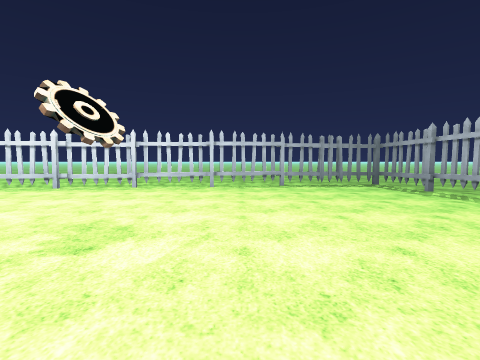
view 1 (above)

20 first-person views from a walk through a Unity game level. The camera is 1.4 m above the floor, tilts 4° down and sees 85° across. Doors are open. The floor is counted in squares, 2.05 m on a side. Each view is taken from the middle of a square. On the plan, view 1 faces up. The plan holds only what a view shows up to about 9 squares ahead; the rest is blank. The place goes on beyond the plan. The terrain is drawn as flat ground. The player is left out. Some animated figures are not drawn. Some surface patterns are stand-ins.

view 2
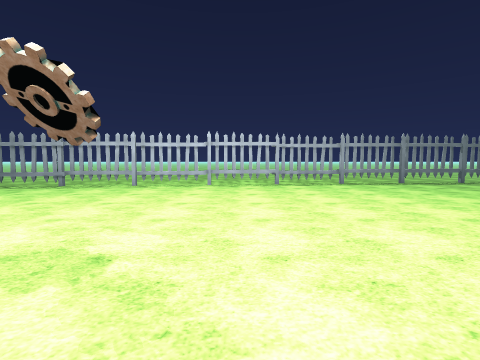

view 3
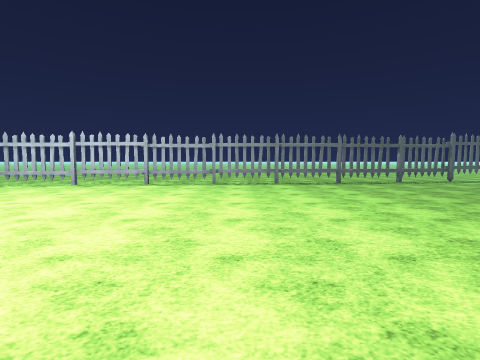

view 4
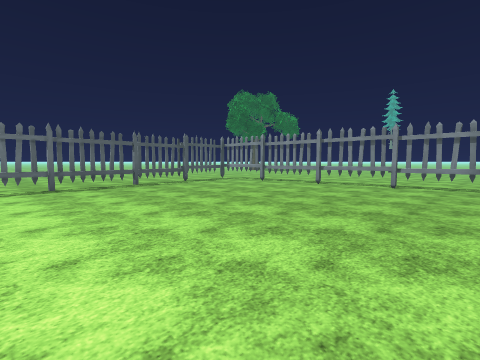

view 5
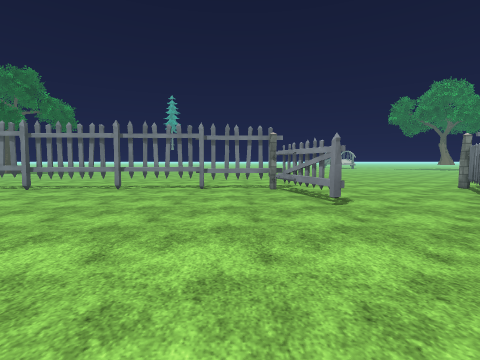

view 6
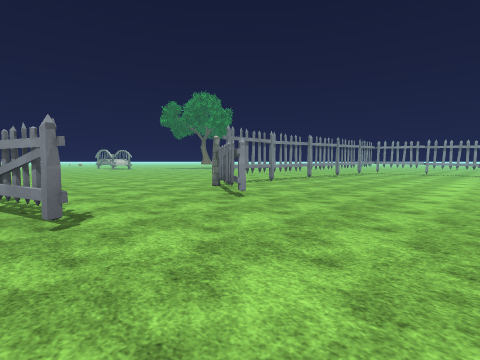

view 7
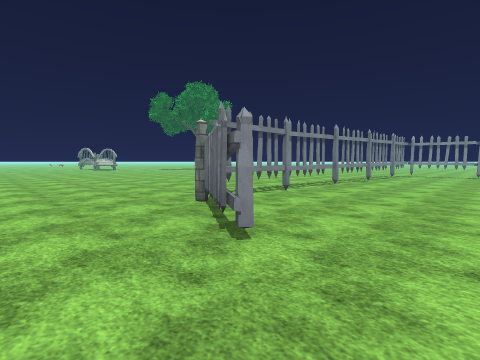

view 8
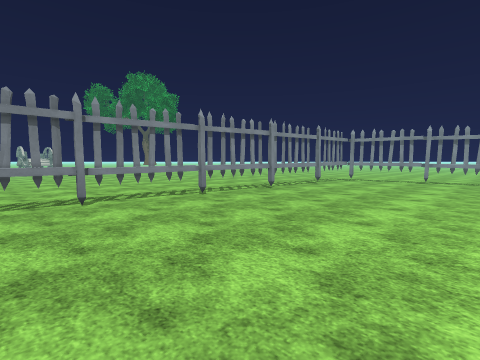

view 9
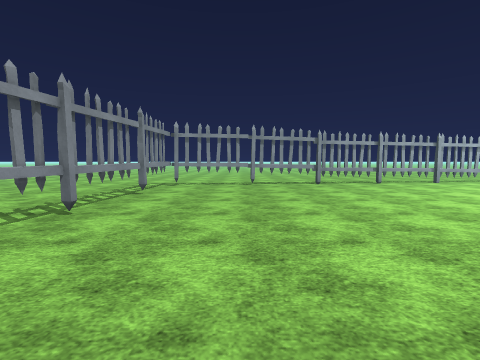

view 10
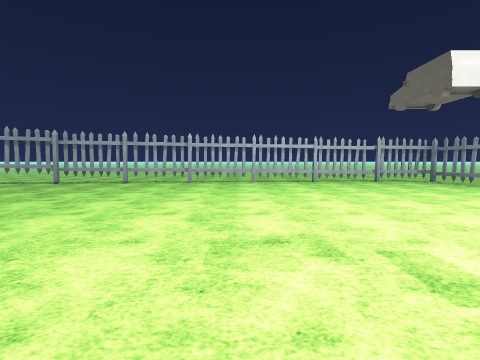

view 11
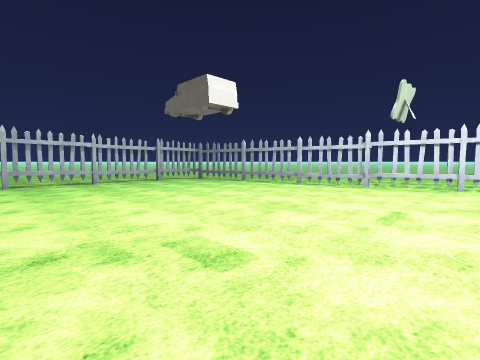

view 12
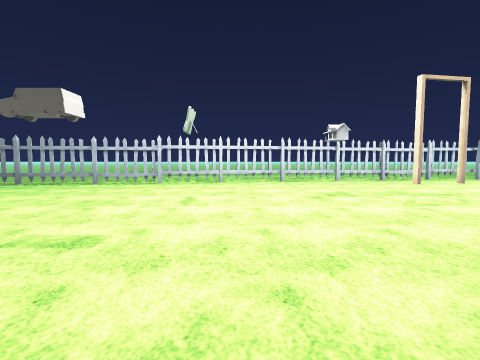

view 13
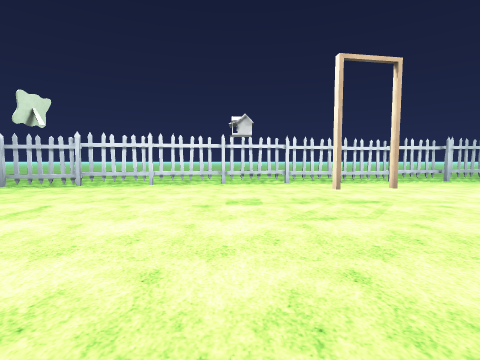

view 14
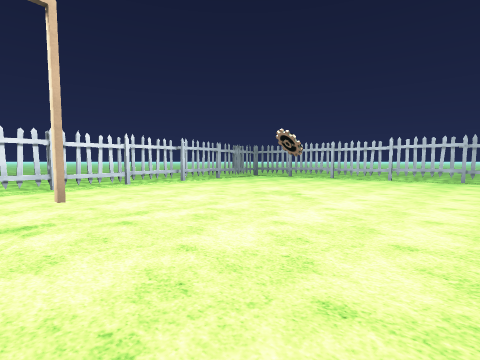

view 15
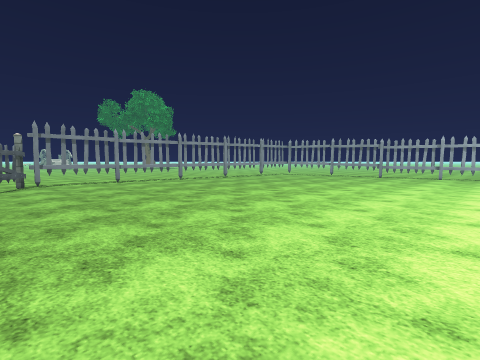

view 16
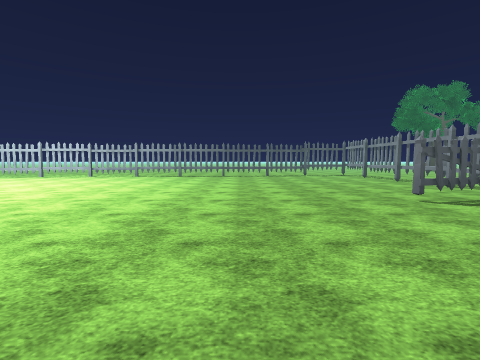

view 17
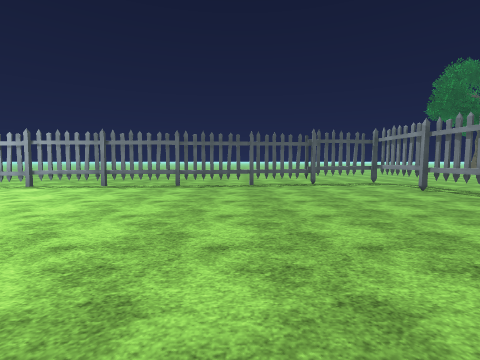

view 18
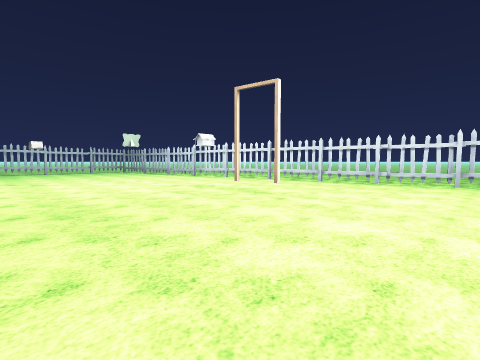

view 19
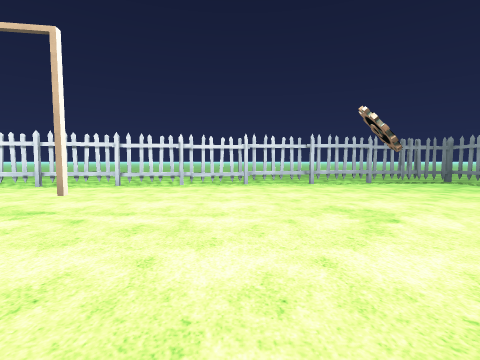

view 20
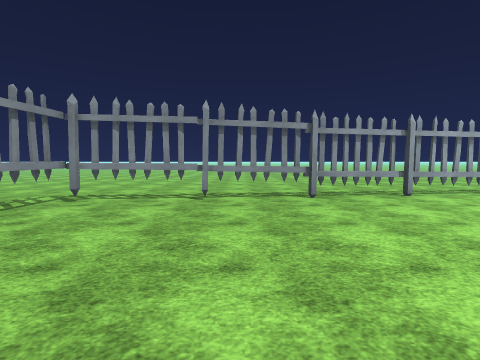

### Floor plan
Key: @ floor where view 1 was taken; # wall or solid block; x gap in a wall; . floor; D open door; = window, fence, low wall or low ledge; T thing the floor can be seen under or through; O other object.
Columns run from 22 left of view 1 to 8 right of it. Each row starts with its distance up from view 1.
  9                ...............
  8           ..............=#=...
  7        ........TTT=TTT=#..#..
  6    .......T=TTTT..........#..
  5    .##=TTT................=..
  4    =......................##.
  3    =............D..........=.
  2    #............#....O.....#.
  1    #.......................x.
  0   .#..................@....x..
 -1  ..#.......................=..
 -2 ...x.......................#..
 -3 ...x.........      ........x..
 -4 ...x............. .........x..
 -5 ...TT......................x..
 -6 ....T...................... T..
 -7 ....x.......................x..
 -8 ....x.......................x..
 -9 ....x.......................x.
-10 ....x..............#........x.
-11 ....T...........#...#.......x.
-12 .....TxxxxxT...T#...=...TTxx#.
-13 ...........TxxxT....#xxxTT....
-14 ..............................
-15 ................... ..........
-16 .. ....  ..........
-17            ........
-18             .. ....
-19                ...

Where each view was taken, in squares from view 1:
view 1: 0 up, 0 right, facing up
view 2: 1 up, 3 left, facing right
view 3: 3 down, 3 left, facing right
view 4: 5 down, 2 left, facing down-right
view 5: 6 down, 1 left, facing down
view 6: 7 down, 2 left, facing down-left
view 7: 9 down, 4 left, facing down-left
view 8: 8 down, 8 left, facing down-left
view 9: 10 down, 10 left, facing left
view 10: 2 down, 10 left, facing left
view 11: 2 down, 10 left, facing up-left
view 12: 3 down, 10 left, facing up
view 13: 2 down, 8 left, facing up
view 14: 1 down, 6 left, facing up-right
view 15: 4 down, 6 left, facing down-left
view 16: 7 down, 7 left, facing right
view 17: 8 down, 2 left, facing right
view 18: 2 down, 2 left, facing up-left
view 19: 1 down, 3 left, facing up
view 20: 9 down, 13 left, facing left
